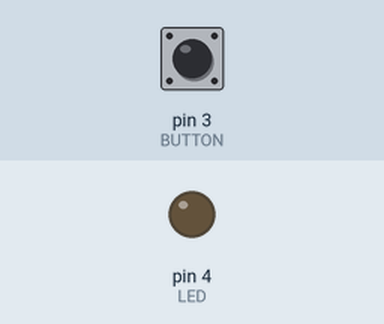
Simulated run of this sketch. Board: Arduino Uno, built with avr-gcc and run on an emulated ATmega328P. Parts: output pins drawn as LEDs (lit = HIGH). Inputs (shaded band) come from the test bench; at power-on: pin 3 (BUTTON) LOW.

Above: at 1.2 s.
1.3 s: pin 3 (BUTTON) pulled HIGH for 0.15 s
At 1.37 s:
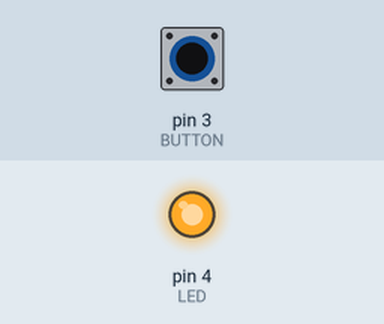
2.9 s: pin 3 (BUTTON) pulled HIGH for 3.2 s
At 7.4 s:
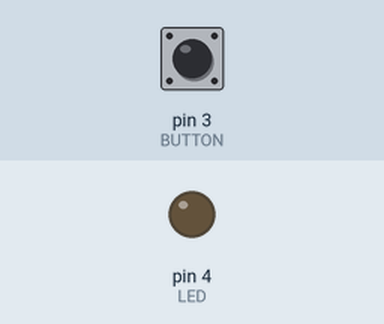
Timing chart, 0 to 8.9 s (numbered marks = the images above; inputs shaded):
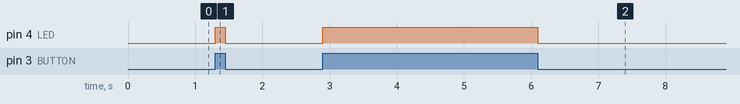

The sketch:

code.ino
```cpp
/* This program interfaces a button and LED to Arduino Uno. LED is turned ON when button is pressed and OFF when button is released
 *
 * Hardware Component:
 *  	Arduino Uno
 *  	Button
 *  	LED
 *
 * Circuit info:
 *  D3 of Arduino Uno is connected to Button
 *  D4 of Arduino Uno is connected to LED
 *
 * Author : IEEE Projects Bengaluru
 *
 * Contact us:
 *     Website: https://ieeeprojectsbengaluru.godaddysites.com/
 *     Youtube Channel: https://www.youtube.com/channel/UCKEkm5M_eVhb_NLZtv-M8MA
 *
 */

 // Pins for declaring LED and Button interface
 const int BUTTON = 3;
 const int LED = 4;

 // Variable to store state of button
 static int buttonState;

 void setup()
 {
  // Configure Button to OUTPUT mode
  pinMode(BUTTON,INPUT);

  // Configure LED to INPUT mode
  pinMode(LED,OUTPUT);
 }

 void loop()
 {
  // Read the state of the pushbutton
  buttonState=digitalRead(BUTTON);

  // Turn ON/OFF LED depending on the button state
  digitalWrite(LED,buttonState);
 }
```

Measured:
- after the input at 1.3 s, pin 4 (LED): LOW → HIGH at once, → LOW 0.15 s later
- after the input at 2.9 s, pin 4 (LED): LOW → HIGH at once, → LOW 3.2 s later
